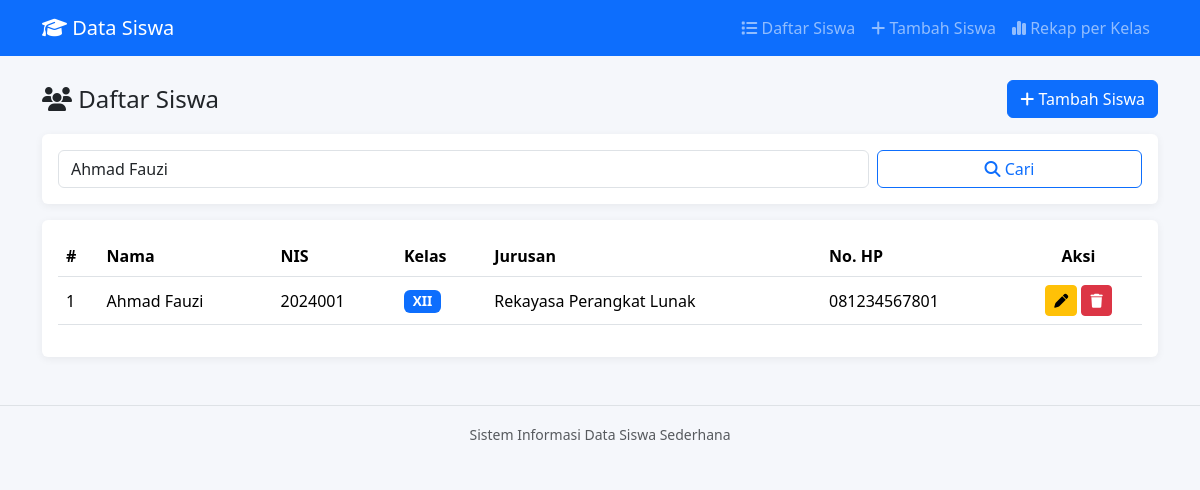
The page /index.php?cari=Ahmad Fauzi on the database its author committed.
### tables this page shows
CREATE TABLE IF NOT EXISTS siswa (
    id INT AUTO_INCREMENT PRIMARY KEY,
    nama VARCHAR(100) NOT NULL,
    nis VARCHAR(20) NOT NULL,
    kelas VARCHAR(20) NOT NULL,
    jurusan VARCHAR(50) NOT NULL,
    no_hp VARCHAR(20) DEFAULT NULL,
    alamat TEXT DEFAULT NULL,
    created_at TIMESTAMP DEFAULT CURRENT_TIMESTAMP
);

### functions.php (called while the page is built, shortened)
<?php
function getAllSiswa($koneksi, $keyword = '')
{
    $keyword = mysqli_real_escape_string($koneksi, $keyword);
    $sql = "SELECT * FROM siswa WHERE nama LIKE '%$keyword%' ORDER BY nama ASC";
    $hasil = mysqli_query($koneksi, $sql);
    $data = [];
    while ($baris = mysqli_fetch_assoc($hasil)) {
        $data[] = $baris;
    }
    return $data;
}

### index.php (the view, shortened to what this page needs)
<?php
require_once 'functions.php';
$keyword = isset($_GET['cari']) ? trim($_GET['cari']) : '';
$daftarSiswa = getAllSiswa($koneksi, $keyword);
require_once 'includes/header.php';
?>
    <div class="d-flex justify-content-between align-items-center mb-3">
        <h4 class="mb-0"><i class="fa-solid fa-users"></i> Daftar Siswa</h4>
        <a href="tambah.php" class="btn btn-primary">
            <i class="fa-solid fa-plus"></i> Tambah Siswa
        </a>
    </div>
    <div class="card mb-3">
        <div class="card-body">
            <form method="GET" action="index.php" class="row g-2">
                <div class="col-sm-9">
                    <input type="text" name="cari" class="form-control"
                           placeholder="Cari berdasarkan nama..."
                           value="<?= htmlspecialchars($keyword) ?>">
                </div>
                <div class="col-sm-3 d-grid">
                    <button type="submit" class="btn btn-outline-primary">
                        <i class="fa-solid fa-magnifying-glass"></i> Cari
                    </button>
                </div>
            </form>
        </div>
    </div>
    <div class="card">
        <div class="card-body">
            <div class="table-responsive">
                <table class="table table-hover align-middle">
                    <thead>
                        <tr>
                            <th>#</th>
                            <th>Nama</th>
                            <th>NIS</th>
                            <th>Kelas</th>
                            <th>Jurusan</th>
                            <th>No. HP</th>
                            <th class="text-center">Aksi</th>
                        </tr>
                    </thead>
                    <tbody>
                        <?php if (count($daftarSiswa) === 0): ?>
                            <tr>
                                <td colspan="7" class="text-center text-muted py-4">
                                    Belum ada data siswa<?= $keyword ? ' yang cocok dengan pencarian "' . htmlspecialchars($keyword) . '"' : '' ?>.
                                </td>
                            </tr>
                        <?php else: ?>
                            <?php $no = 1; ?>
                            <?php foreach ($daftarSiswa as $siswa): ?>
                                <tr>
                                    <td><?= $no++ ?></td>
                                    <td><?= htmlspecialchars($siswa['nama']) ?></td>
                                    <td><?= htmlspecialchars($siswa['nis']) ?></td>
                                    <td><span class="badge bg-primary badge-kelas"><?= htmlspecialchars($siswa['kelas']) ?></span></td>
                                    <td><?= htmlspecialchars($siswa['jurusan']) ?></td>
                                    <td><?= htmlspecialchars($siswa['no_hp'] ?: '-') ?></td>
                                    <td class="text-center">
                                        <a href="edit.php?id=<?= $siswa['id'] ?>" class="btn btn-sm btn-warning" title="Edit">
                                            <i class="fa-solid fa-pen"></i>
                                        </a>
                                        <a href="hapus.php?id=<?= $siswa['id'] ?>"
                                           class="btn btn-sm btn-danger btn-hapus"
                                           data-nama="<?= htmlspecialchars($siswa['nama']) ?>"
                                           title="Hapus">
                                            <i class="fa-solid fa-trash"></i>
                                        </a>
                                    </td>
                                </tr>
                            <?php endforeach; ?>
                        <?php endif; ?>
                    </tbody>
                </table>
            </div>
        </div>
    </div>
<?php require_once 'includes/footer.php'; ?>

### assets/css/style.css (style rules this page uses)
body { background-color: #f5f7fb; }
.card { border: none; box-shadow: 0 2px 8px rgba(0, 0, 0, 0.06); }
.table thead { background-color: #0d6efd; color: #fff; }
.badge-kelas { font-size: 0.85rem; }

### rows shown on the page
siswa: nama "Ahmad Fauzi", nis "2024001", kelas "XII", jurusan "Rekayasa Perangkat Lunak", no_hp "081234567801"
